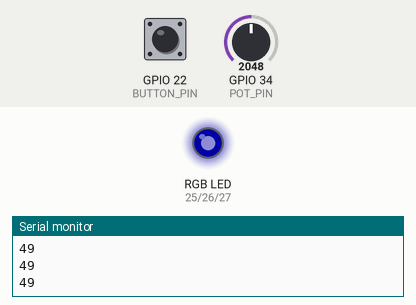
Recording of a sketch running on a simulated ESP32. Parts: an RGB LED mixed from three pins (HIGH = lit), the last lines printed to the serial monitor. The inputs (shaded band) are chosen by the test bench; at power-on: GPIO 22 (BUTTON_PIN) HIGH, GPIO 34 (POT_PIN) = 2048. Dim RGB values are drawn brighter than linear.

Above: at 1.2 s.
1.3 s: GPIO 22 (BUTTON_PIN) pulled LOW for 0.15 s
At 1.5 s:
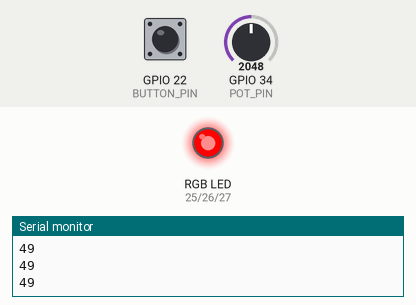
Timing chart, 0 to 4.3 s (numbered marks = the images above; inputs shaded):
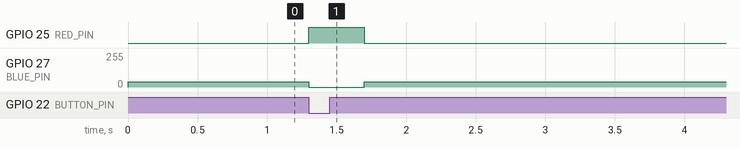

Measured:
- after the input at 1.3 s, GPIO 25 (RED_PIN): LOW → HIGH at once, → LOW 0.40 s later; GPIO 27 (BLUE_PIN): 40/255 → 0/255 at once, → 40/255 0.40 s later

The sketch:

challenge_safe_lock.ino
```cpp
// ESP32 From Zero - Episode 8 challenge (one solution): Rotary Safe Lock
// Potentiometer on GPIO 34, button on GPIO 22, RGB LED on GPIO 25 (red) / 26 (green) / 27 (blue).
// What it does: the knob dials a number 0 .. 99 (printed on the Serial Monitor). Dial 25, press;
// dial 70, press; dial 40, press: the safe opens (RGB green). A wrong number flashes red and starts over.
// Each target accepts +-3 (for example 22 .. 28), because a knob is never exact.

const int POT_PIN = 34;
const int BUTTON_PIN = 22;
const int RED_PIN = 25;
const int GREEN_PIN = 26;
const int BLUE_PIN = 27;
const bool COMMON_ANODE = false;

int step = 0;                  // how many numbers were right so far: 0, 1, 2 (3 = open)
int lastState = HIGH;          // the button, as in episode 4
unsigned long lastChange = 0;
unsigned long lastPrint = 0;

void setColor(int r, int g, int b) {
  if (COMMON_ANODE) {
    r = 255 - r;
    g = 255 - g;
    b = 255 - b;
  }
  analogWrite(RED_PIN, r);
  analogWrite(GREEN_PIN, g);
  analogWrite(BLUE_PIN, b);
}

void setup() {
  pinMode(RED_PIN, OUTPUT);
  pinMode(GREEN_PIN, OUTPUT);
  pinMode(BLUE_PIN, OUTPUT);
  pinMode(BUTTON_PIN, INPUT_PULLUP);
  Serial.begin(115200);
  setColor(0, 0, 40);          // dim blue: locked
}

void loop() {
  unsigned long now = millis();
  int number = map(analogRead(POT_PIN), 0, 4095, 0, 99);

  if (now - lastPrint >= 200) {          // show the dial 5 times a second
    lastPrint = now;
    Serial.println(number);
  }

  int state = digitalRead(BUTTON_PIN);
  if (state != lastState && now - lastChange >= 50) {
    lastChange = now;
    lastState = state;
    if (state == LOW) {                  // a new press: check the number for this step
      int target = 25;
      if (step == 1) {
        target = 70;
      } else if (step == 2) {
        target = 40;
      }
      if (number >= target - 3 && number <= target + 3) {
        step = step + 1;
        Serial.print("ok, step ");
        Serial.println(step);
        if (step == 3) {
          setColor(0, 255, 0);           // open!
          Serial.println("OPEN");
        }
      } else {
        step = 0;                        // wrong: flash red, start over
        setColor(255, 0, 0);
        delay(400);                      // a short flash is fine here: nothing else to watch
        setColor(0, 0, 40);
        Serial.println("wrong, start again");
      }
    }
  }
}
```
